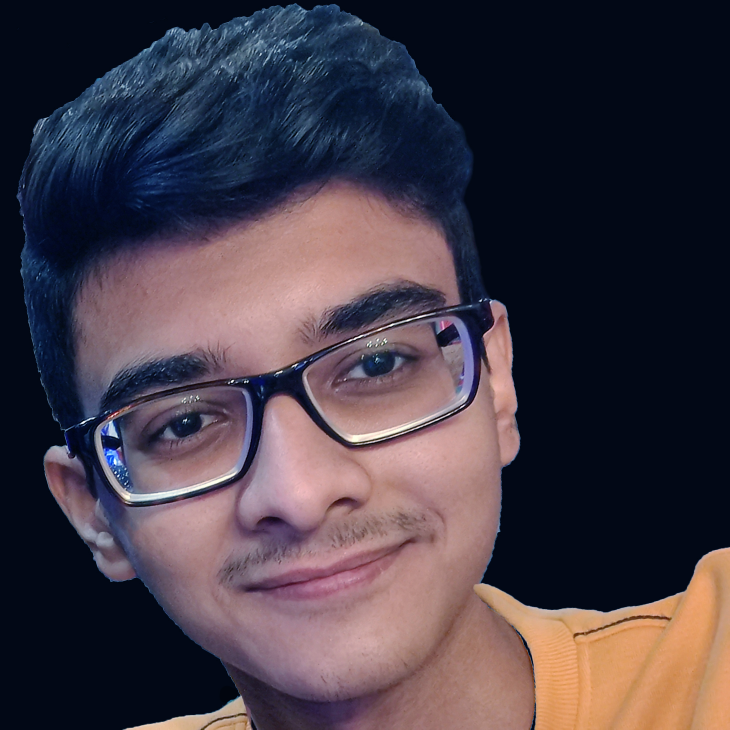
#> input picture image_processing/assignment_2/RGB.jpg, 2188 x 2188 px (shown at 1/3 size)
$ jupyter execute image_assignment_q1.ipynb
#> lines starting #> are read from the running program, lines starting #| are printed output that depends on the picture; after the words box and inside, x2 and y2 are one past the last pixel; in counts of white or black regions, pixels touching at a corner belong together
[cell 1]
import cv2
import numpy as np
import random

[cell 2]
def add_gaussian_noise(X_imgs):
    gaussian_noise_imgs = []
    row, col, _ = X_imgs[0].shape
    # Gaussian distribution parameters
    mean = 0
    var = 0.1
    sigma = var ** 0.5

    for X_img in X_imgs:
        gaussian = np.random.random((row, col, 1)).astype(np.float32)
        gaussian = np.concatenate((gaussian, gaussian, gaussian), axis=2)
        gaussian_img = cv2.addWeighted(X_img, 0.75, 0.25 * gaussian, 0.25, 0)
        gaussian_noise_imgs.append(gaussian_img)
    gaussian_noise_imgs = np.array(gaussian_noise_imgs, dtype=np.float32)
    return gaussian_noise_imgs

[cell 3]
def snp_noise(img):

    row, col = img.shape
    # print(f'{row} x {col}')

    number_of_pixels = 10000
    for _ in range(number_of_pixels):
        y_coord = random.randint(0, row - 1)
        x_coord = random.randint(0, col - 1)
        img[y_coord][x_coord] = 255

    number_of_pixels = random.randint(300, 10000)
    for i in range(number_of_pixels):
        y_coord = random.randint(0, row - 1)
        x_coord = random.randint(0, col - 1)
        img[y_coord][x_coord] = 0

    return img

[cell 4]
img = cv2.imread('./RGB.jpg', cv2.IMREAD_GRAYSCALE)
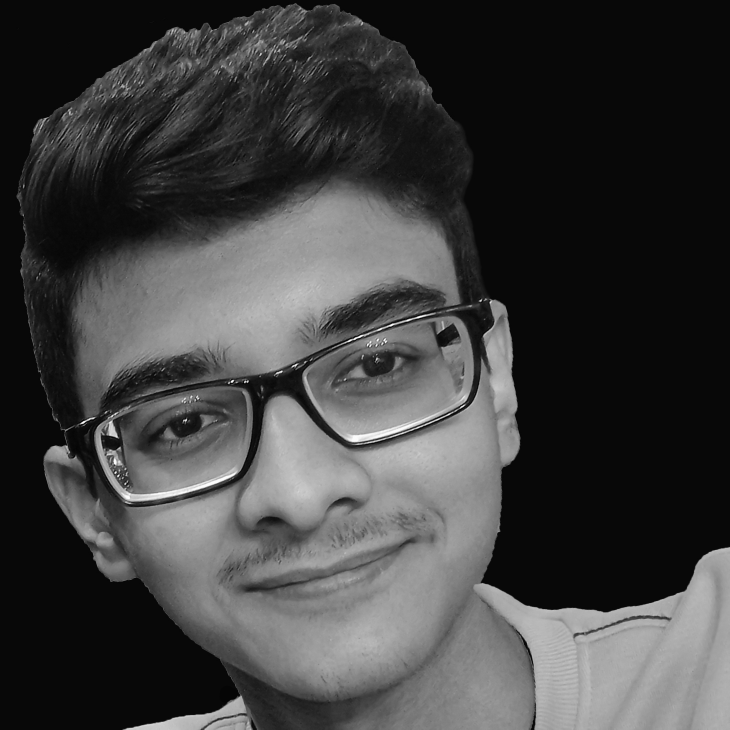
#> img: shape (2188, 2188) (shown at 1/3 size); min 0, max 255, mean 63.6
img = cv2.resize(img, (512, 512))
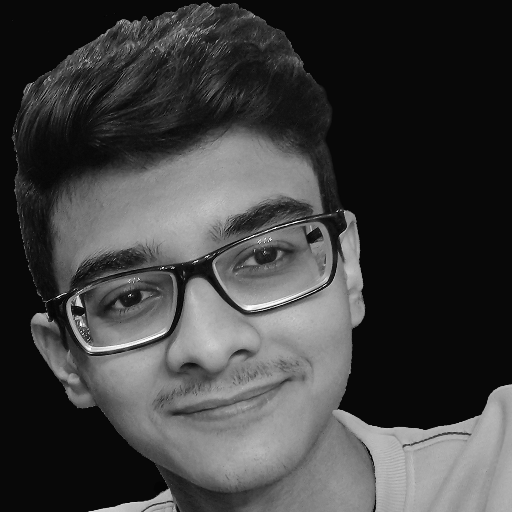
#> img: shape (512, 512); min 0, max 254, mean 63.5
snp_noise_imgs = snp_noise(img)
#> after the loop in snp_noise, `for _ in range(number_of_pixels):`:
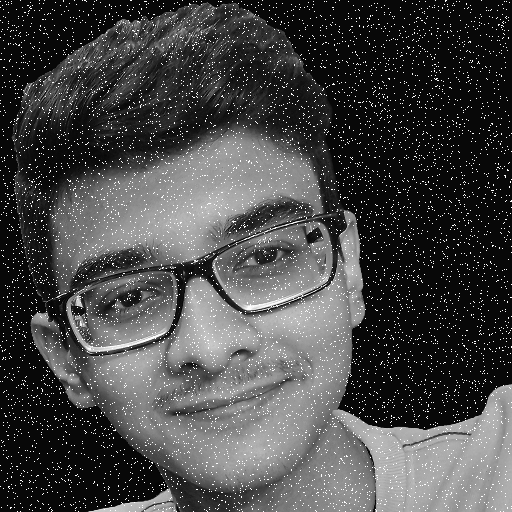
#> img: shape (512, 512); 3.74% of pixels changed, all inside (x1, y1, x2, y2) = (0, 0, 512, 512)
#> after the loop in snp_noise, `for i in range(number_of_pixels):`:
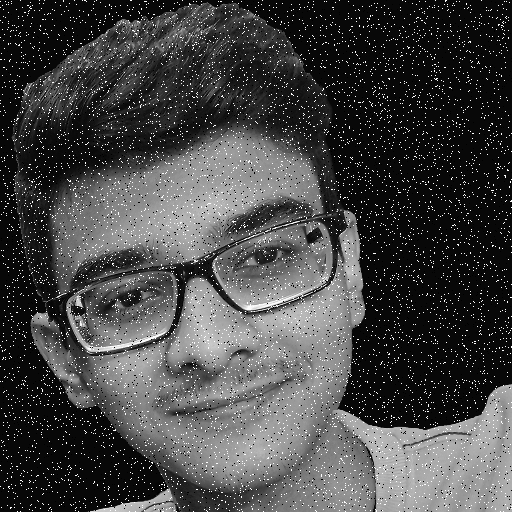
#> img: shape (512, 512); 1.69% of pixels changed, all inside (x1, y1, x2, y2) = (0, 0, 512, 512)
cv2.imwrite('snp_noise.jpg', snp_noise_imgs)
#> Out = True
